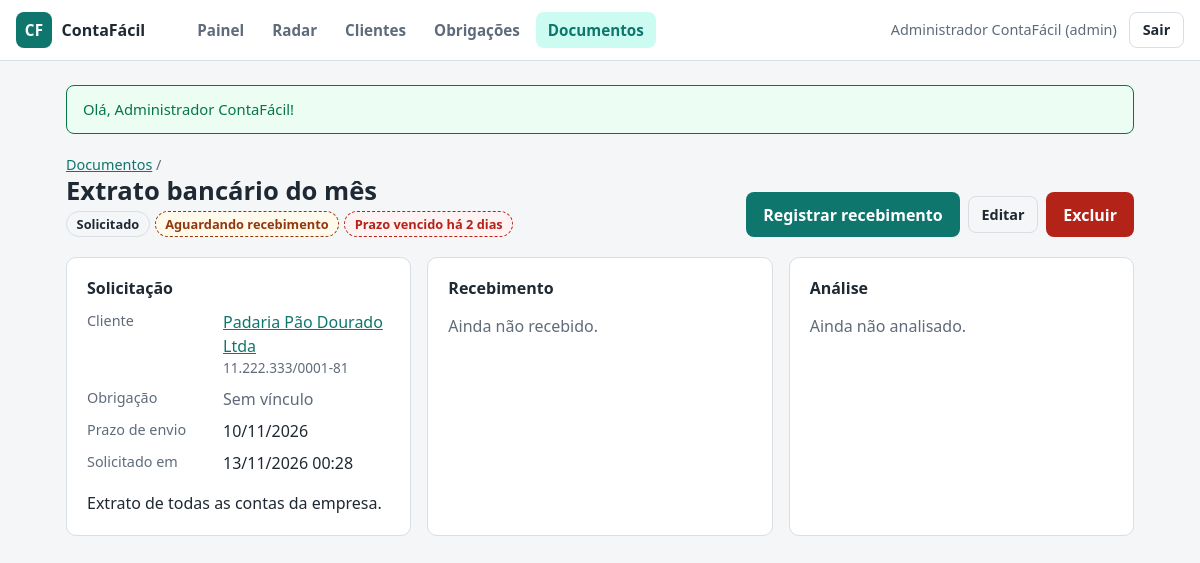
The app's page /index.php?r=documentos/ver&id=1 (signed in) with its own data.
### tables this page shows
CREATE TABLE usuarios (
    id            INT UNSIGNED  NOT NULL AUTO_INCREMENT,
    nome          VARCHAR(120)  NOT NULL,
    email         VARCHAR(160)  NOT NULL,
    senha_hash    VARCHAR(255)  NOT NULL,
    perfil        ENUM('admin', 'contador', 'cliente') NOT NULL DEFAULT 'contador',
    cliente_id    INT UNSIGNED  NULL,
    ativo         TINYINT(1)    NOT NULL DEFAULT 1,
    ultimo_login  DATETIME      NULL,
    criado_em     DATETIME      NOT NULL DEFAULT CURRENT_TIMESTAMP,
    atualizado_em DATETIME      NOT NULL DEFAULT CURRENT_TIMESTAMP ON UPDATE CURRENT_TIMESTAMP,

    PRIMARY KEY (id),
    UNIQUE KEY uk_usuarios_email (email),
    KEY idx_usuarios_cliente (cliente_id),

     
    CONSTRAINT ck_usuarios_perfil_cliente CHECK (
        (perfil = 'cliente'  AND cliente_id IS NOT NULL) OR
        (perfil <> 'cliente' AND cliente_id IS NULL)
    ),
    CONSTRAINT ck_usuarios_ativo CHECK (ativo IN (0, 1))
);

CREATE TABLE documentos (
    id                INT UNSIGNED NOT NULL AUTO_INCREMENT,
    cliente_id        INT UNSIGNED NOT NULL,
    obrigacao_id      INT UNSIGNED NULL,
    titulo            VARCHAR(160) NOT NULL,
    descricao         TEXT         NULL,
    status            ENUM('solicitado', 'recebido', 'aprovado', 'rejeitado') NOT NULL DEFAULT 'solicitado',
    prazo_envio       DATE         NULL,
    canal_recebimento ENUM('email', 'whatsapp', 'presencial', 'sistema') NULL,
    arquivo_original  VARCHAR(255) NULL,
    arquivo_armazenado VARCHAR(64) NULL,
    mime_type         VARCHAR(100) NULL,
    tamanho_bytes     INT UNSIGNED NULL,
    registrado_por    INT UNSIGNED NULL,
    recebido_em       DATETIME     NULL,
    analisado_por     INT UNSIGNED NULL,
    analisado_em      DATETIME     NULL,
    motivo_rejeicao   TEXT         NULL,
    criado_em         DATETIME     NOT NULL DEFAULT CURRENT_TIMESTAMP,
    atualizado_em     DATETIME     NOT NULL DEFAULT CURRENT_TIMESTAMP ON UPDATE CURRENT_TIMESTAMP,

    PRIMARY KEY (id),
    UNIQUE KEY uk_documentos_arquivo (arquivo_armazenado),
    KEY idx_documentos_cliente_status (cliente_id, status),
    KEY idx_documentos_status_prazo (status, prazo_envio),
    KEY idx_documentos_obrigacao (obrigacao_id, cliente_id),
    KEY idx_documentos_registrado_por (registrado_por),
    KEY idx_documentos_analisado_por (analisado_por),

    CONSTRAINT fk_documentos_cliente
        FOREIGN KEY (cliente_id) REFERENCES clientes (id)
        ON DELETE RESTRICT ON UPDATE RESTRICT,
     
     
    CONSTRAINT fk_documentos_obrigacao
        FOREIGN KEY (obrigacao_id, cliente_id) REFERENCES obrigacoes (id, cliente_id)
        ON DELETE RESTRICT ON UPDATE RESTRICT,
    CONSTRAINT fk_documentos_registrado_por
        FOREIGN KEY (registrado_por) REFERENCES usuarios (id)
        ON DELETE RESTRICT ON UPDATE RESTRICT,
    CONSTRAINT fk_documentos_analisado_por
        FOREIGN KEY (analisado_por) REFERENCES usuarios (id)
        ON DELETE RESTRICT ON UPDATE RESTRICT,

     
    CONSTRAINT ck_documentos_arquivo CHECK (
        (status = 'solicitado' AND arquivo_armazenado IS NULL AND recebido_em IS NULL) OR
        (status <> 'solicitado' AND arquivo_armazenado IS NOT NULL AND recebido_em IS NOT NULL)
    ),
     
    CONSTRAINT ck_documentos_analise CHECK (
        (status IN ('solicitado', 'recebido') AND analisado_em IS NULL) OR
        (status = 'aprovado'  AND analisado_em IS NOT NULL) OR
        (status = 'rejeitado' AND analisado_em IS NOT NULL AND motivo_rejeicao IS NOT NULL)
    ),
    CONSTRAINT ck_documentos_tamanho CHECK (tamanho_bytes IS NULL OR tamanho_bytes > 0)
);

CREATE TABLE clientes (
    id                INT UNSIGNED NOT NULL AUTO_INCREMENT,
    razao_social      VARCHAR(160) NOT NULL,
    nome_fantasia     VARCHAR(160) NULL,
    tipo_pessoa       ENUM('PF', 'PJ') NOT NULL,
    cpf_cnpj          VARCHAR(14)  NOT NULL,
    regime_tributario ENUM('MEI', 'Simples Nacional', 'Lucro Presumido', 'Lucro Real', 'Pessoa Física') NOT NULL,
    email             VARCHAR(160) NULL,
    telefone          VARCHAR(20)  NULL,
    responsavel_id    INT UNSIGNED NOT NULL,
    status            ENUM('ativo', 'inativo') NOT NULL DEFAULT 'ativo',
    observacoes       TEXT         NULL,
    criado_em         DATETIME     NOT NULL DEFAULT CURRENT_TIMESTAMP,
    atualizado_em     DATETIME     NOT NULL DEFAULT CURRENT_TIMESTAMP ON UPDATE CURRENT_TIMESTAMP,

    PRIMARY KEY (id),
    UNIQUE KEY uk_clientes_cpf_cnpj (cpf_cnpj),
    KEY idx_clientes_razao_social (razao_social),
    KEY idx_clientes_status (status),
    KEY idx_clientes_responsavel (responsavel_id),

    CONSTRAINT fk_clientes_responsavel
        FOREIGN KEY (responsavel_id) REFERENCES usuarios (id)
        ON DELETE RESTRICT ON UPDATE RESTRICT,

    CONSTRAINT ck_clientes_documento CHECK (
        cpf_cnpj REGEXP '^[0-9]+$' AND (
            (tipo_pessoa = 'PF' AND CHAR_LENGTH(cpf_cnpj) = 11) OR
            (tipo_pessoa = 'PJ' AND CHAR_LENGTH(cpf_cnpj) = 14)
        )
    )
);

### app/Views/documentos/ver.php (the view, shortened to what the rows shown need)
<?php
$d          = $documento;
$naoEnviado = in_array($d['status'], Documento::NAO_ENVIADOS, true);
?>
<div class="pagina-cabecalho">
    <div>
        <p class="migalha"><a href="<?= e(url('documentos')) ?>">Documentos</a> /</p>
        <h1><?= e($d['titulo']) ?></h1>
        <p class="celula-etiquetas"><?= App\Core\View::renderizar('documentos/_situacao', ['documento' => $d]) ?></p>
    </div>
</div>
<div class="detalhes-grade">
    <section class="cartao">
        <h2>Solicitação</h2>
        <dl class="detalhes">
            <dt>Cliente</dt>
            <dd><a href="<?= e(url('clientes/ver', ['id' => $d['cliente_id']])) ?>"><?= e($d['cliente_nome']) ?></a>
                <span class="texto-suave texto-pequeno bloco"><?= e(formatar_cpf_cnpj($d['cliente_documento'])) ?></span></dd>
            <dt>Obrigação</dt>
            <dd>
                <?php if ($d['obrigacao_id'] !== null): ?>
                    <a href="<?= e(url('obrigacoes/ver', ['id' => $d['obrigacao_id']])) ?>"><?= e($d['tipo_nome']) ?></a>
                    <span class="texto-suave texto-pequeno bloco">
                        Competência <?= e(formatar_competencia($d['obrigacao_competencia'])) ?> ·
                        vence <?= e(formatar_data($d['obrigacao_vencimento'])) ?>
                    </span>
                <?php else: ?>
                    <span class="texto-suave">Sem vínculo</span>
                <?php endif; ?>
            </dd>
            <dt>Prazo de envio</dt>
            <dd><?= e($d['prazo_envio'] !== null ? formatar_data($d['prazo_envio']) : 'Sem prazo') ?></dd>
            <dt>Solicitado em</dt>
            <dd><?= e(formatar_data($d['criado_em'], true)) ?></dd>
        </dl>
        <?php if ($d['descricao'] !== null): ?>
            <p class="texto-preservado detalhes-nota"><?= e($d['descricao']) ?></p>
        <?php endif; ?>
    </section>
    <section class="cartao">
        <h2>Recebimento</h2>
    </section>
    <section class="cartao">
        <h2>Análise</h2>
    </section>
</div>

### app/Views/documentos/_situacao.php (shortened to what the rows shown need)
<?php
$d         = $documento;
$pendencia = Documento::pendencia($d);
?>
<span class="etiqueta etiqueta-<?= e($d['status']) ?>"><?= e(Documento::STATUS[$d['status']]) ?></span>
<?php if ($d['status'] === 'solicitado'): ?>
    <span class="etiqueta etiqueta-prazo-proxima">Aguardando recebimento</span>
<?php elseif ($d['status'] === 'rejeitado'): ?>
    <span class="etiqueta etiqueta-prazo-atrasada">Aguardando reenvio</span>
<?php endif; ?>
<?php if ($pendencia !== null && $pendencia['tipo'] === 'prazo_vencido'): ?>
    <span class="etiqueta etiqueta-prazo-atrasada">Prazo vencido há <?= e(plural($pendencia['dias'], 'dia', 'dias')) ?></span>
<?php endif; ?>

### app/Views/layouts/main.php (shortened to what the rows shown need)
<?php
$usuarioLogado = App\Core\Auth::usuario();
$rotaAtual     = rota_atual();
$menu = [
    config('app.rota_inicial') => 'Painel',
    'radar'                    => 'Radar',
    'clientes'                 => 'Clientes',
    'obrigacoes'               => 'Obrigações',
    'documentos'               => 'Documentos',
];
?>
<!DOCTYPE html>
<html lang="pt-BR">
<head>
    <link rel="stylesheet" href="<?= e(asset('css/app.css')) ?>">
</head>
<body>
    <header class="topo">
        <?php if ($usuarioLogado !== null): ?>
            <nav class="topo-menu" aria-label="Principal">
                <?php foreach ($menu as $rota => $rotulo): ?>
                    <?php $ativo = $rotaAtual === $rota || str_starts_with($rotaAtual, $rota . '/'); ?>
                    <a href="<?= e(url($rota)) ?>"<?= $ativo ? ' aria-current="page"' : '' ?>><?= e($rotulo) ?></a>
                <?php endforeach; ?>
            </nav>
            <div class="topo-usuario">
                <span><?= e($usuarioLogado['nome']) ?> (<?= e($usuarioLogado['perfil']) ?>)</span>
                <form method="post" action="<?= e(url('auth/logout')) ?>">
                    <button type="submit" class="botao botao-secundario">Sair</button>
                </form>
            </div>
        <?php endif; ?>
    </header>
    <main class="conteudo">
        <?= $conteudo ?>
    </main>
</body>
</html>

### records on screen
usuarios: nome "Administrador ContaFácil", perfil "admin"
documentos: titulo "Extrato bancário do mês", status "Solicitado", clientes.razao_social "Padaria Pão Dourado Ltda", clientes.cpf_cnpj "11.222.333/0001-81", prazo_envio "10/11/2026", criado_em "13/11/2026 00:28", descricao "Extrato de todas as contas da empresa."

### other values on screen
config('app.nome') "ContaFácil"
$rotulo "Painel"
$rotulo "Radar"
$rotulo "Clientes"
$rotulo "Obrigações"
$rotulo "Documentos"
$mensagem['mensagem'] "Olá, Administrador ContaFácil!"
plural($pendencia['dias'], 'dia', 'dias') "2 dias"
